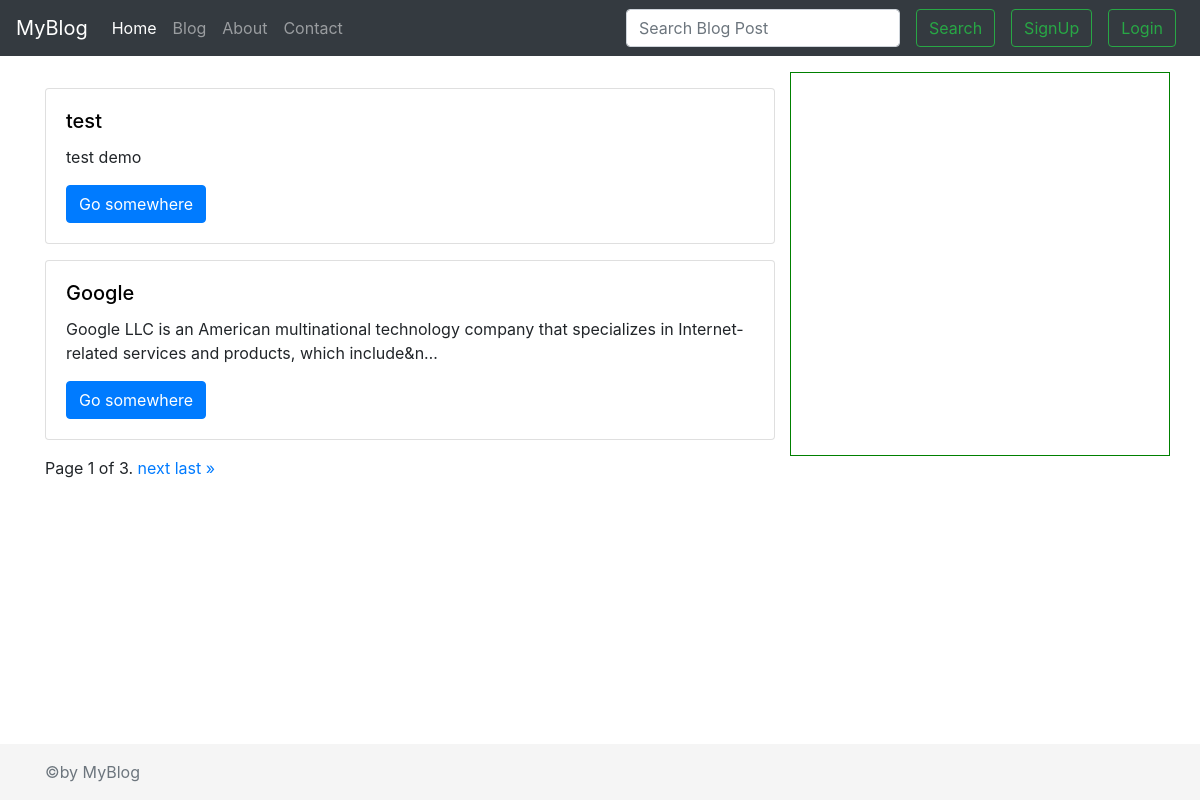
The page / on the database its author committed.
### post/models.py (models this page shows)
class Post(models.Model):
    title = models.CharField(max_length=250)
    slug = models.CharField(max_length=250)
    content = RichTextUploadingField(blank=True,null=True)
    author = models.ForeignKey(User,on_delete=models.CASCADE,default='ullash')
    timestamp = models.DateTimeField(default=datetime.now)
    views = models.IntegerField(default=0)
    class Meta:
        ordering = ['-id']

### home/views.py (the view)
# urls.py: path('',views.index,name='index'),
def index(request,user=None):
	try:
		if request.GET['user'] != None:
			posts = Post.objects.filter(author=request.user.id)
			page_obj=postPaginator(request.GET.get('page'),posts)
		params = {'posts':page_obj}
	except:
		posts = Post.objects.all()
		page_obj=postPaginator(request.GET.get('page'),posts)
		params = {'posts':page_obj}
	return render(request,'home/index.html',params)

### home/views.py (called while the page is built)
def postPaginator(page_number,obj):
	paginator = Paginator(obj, 2)
	page_obj = paginator.get_page(page_number)
	return page_obj

### templates/home/index.html (shortened to what this page needs)
{% extends "base.html" %}
{% block body %}
<div class="container my-3">
  <div class="row">
    <div class="col-lg-8">
      {% for post in posts %}
      <div class="card my-3">
        <div class="card-body post">
          <h5 class="card-title"><a href="{% url 'index' %}post/{{post.id}}">{{post.title}}</a></h5>
          <p class="card-text">{{post.content|safe|striptags|truncatechars:140}}</p>
          <a href="{% url 'index' %}post/{{post.id}}" class="btn btn-primary">Go somewhere</a>
        </div>
      </div>
      {% endfor %}
    </div>
    <div class="col-lg-4" style="border:1px solid green">
    </div>
  </div>
 <div class="pagination">
    <span class="step-links">
        <span class="current">
            Page {{ posts.number }} of {{ posts.paginator.num_pages }}.
        </span>
        {% if posts.has_next %}
            {% if request.GET.srctxt %}
              <a href="?page={{ posts.next_page_number }}&&srctxt={{ request.GET.srctxt }}">next</a>
            {% else %}
              <a href="?page={{ posts.next_page_number }}">next</a>
            {% endif %}
            <a href="?page={{ posts.paginator.num_pages }}">last &raquo;</a>
        {% endif %}
    </span>
</div>
</div>
{% endblock body %}

### templates/home/index.html (style rules this page uses)
.post h5 a { color:black; }

### rows shown on the page
Post: title "test", content "test demo"
Post: title "Google", content "Google LLC is an American multinational technology company that specializes in Internet-related services and products, which include&n…"

### other values the page prints
{{ posts.number }} "1"
{{ posts.paginator.num_pages }} "3"
